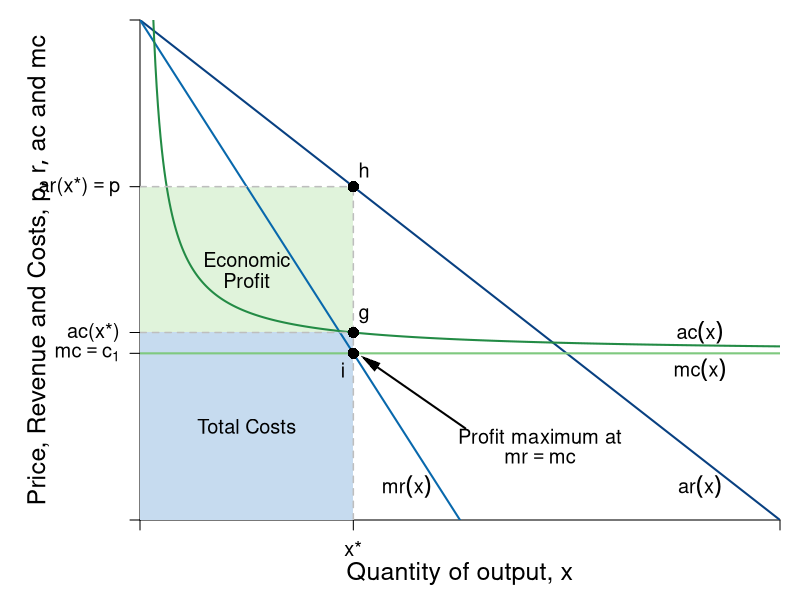

R code for this plot:
#Graph Designer: Simon Halliday
#Authors: Bowles, Foley and Halliday
#Title: Coordination, Conflict and Competition: A Text in Microeconomics

require(shape)
pdf(file = "firmmarketsupply/profit_costs.pdf", width = 9, height = 7)

#Set parameters for graphics
axislabelsize <- 1.5
labelsize <- 1.2
graphlinewidth <- 2
segmentlinewidth <- 1.5

COL <- c("#7fc97f", "#beaed4", "#fdc086", "#ffff99", "#386cb0", "#f0027f", "#bf5b17", "#666666")
COLA <- c("#e0f3db", "#99d8c9","#66c2a4","#41ae76", "#238b45", "#005824")
COLB <- c("#c6dbef", "#4eb3d3", "#2b8cbe", "#0868ac","#084081")

#Edited the margins to cater for the larger LHS labels
par(mar =  c(4, 7, 1, 1))

AvgRevenue <- function(x, rmax = 12, xmax = 12){
  rmax - (rmax/xmax)*x
}
  
MRevenue <- function(x, rmax = 12, xmax = 12){
  rmax - 2*(rmax/xmax)*x
}

AvgCost <- function(x, c0 = 2, c1 = 4){
  c0/x + c1
}

xlims <- c(0, 12)
ylims <- c(0, 12)

npts <- 501 
x <- seq(xlims[1], xlims[2], length.out = npts)
y <- seq(ylims[1], ylims[2], length.out = npts) 
a <- c(13, 16.75, 19.25)

plot(0, 0, xlim = xlims, ylim = ylims, type = "n",
     xlab = expression(paste("")),
     ylab = expression(paste("")), 
     xaxt = "n", 
     yaxt = "n", 
     cex.lab = axislabelsize, 
     bty = "n",
     xaxs="i", 
     yaxs="i")

# ticksy <- seq(from = ylims[1], to = ylims[2], by = 1)
# ylabels <- seq(from = ylims[1], to = ylims[2], by = 1)
# ticksx <- seq(from = xlims[1], to = xlims[2], by = 1)
# xlabels <- seq(from = xlims[1], to = xlims[2], by = 1)
ticksy <- c(0, 4, AvgCost(x = 4), AvgRevenue(x = 4), ylims[2])
ylabels <- c(NA, expression(paste(mc == c[1])), expression(paste(ac, "(", x,"*)")), expression(paste(ar, "(", x,"*)", phantom()== p)), NA)
ticksx <- c(0, 4, xlims[2])
xlabels <- c(NA, expression(paste(x,"*")), NA)

axis(1, at = ticksx, pos = 0, labels = xlabels, cex.axis = labelsize)
axis(2, at = ticksy, pos = 0, labels = ylabels, las = 1, cex.axis = labelsize)

npts <- 500 
xx1 <- seq(xlims[1], xlims[2], length.out = npts)
xx3 <- seq(2, 6, length.out = npts)

#Draw the polygon for profit
xpoly1 <- c(0, 4, 4, 0, 0)
ypoly1 <- c(AvgCost(x = 4), AvgCost(x = 4), AvgRevenue(x = 4), AvgRevenue(x = 4), AvgCost(x = 4))
polygon(x = xpoly1, y = ypoly1, col=COLA[1], density=NULL, border = NA)

#Draw the polygon for costs
xpoly2 <- c(0, 4, 4, 0, 0)
ypoly2 <- c(0, 0, AvgCost(x = 4), AvgCost(x = 4), AvgCost(x = 4))
polygon(x = xpoly2, y = ypoly2, col=COLB[1], density=NULL, border = NA)

#lines(xx1, bcA(xx1, w = 10, p = 1.5), col = COLB[3], lwd = graphlinewidth)
lines(xx1, AvgRevenue(xx1, rmax = 12, xmax = 12), col = COLB[5], lwd = graphlinewidth)
lines(xx1, MRevenue(xx1, rmax = 12, xmax = 12), col = COLB[4], lwd = graphlinewidth)
lines(xx1, AvgCost(xx1, c0 = 2, c1 = 4), col = COLA[5], lwd = graphlinewidth)

#Label the axes
mtext(expression(paste("Quantity of output, ", x)), side=1, line = 2.5, cex = axislabelsize)
text(-1.9, 0.5*ylims[2], expression(paste("Price, Revenue and Costs, ", list(p, r, ac), " and ", mc)), xpd = TRUE, cex = axislabelsize, srt = 90) 

#Label curves
text(10.5, 4.5, expression(paste(ac(x))), cex = labelsize)
text(10.5, 3.6, expression(paste(mc(x))), cex = labelsize)
text(10.5, 0.8, expression(paste(ar(x))), cex = labelsize)
text(5, 0.8, expression(paste(mr(x))), cex = labelsize)

#Labels cost and profit areas
text(2, 0.5*AvgCost(x = 4), expression("Total Costs"), cex = labelsize)
text(2, 6.25, expression("Economic"), cex = labelsize)
text(2, 5.75, expression("Profit"), cex = labelsize)

#Draw segments for total costs
segments(0, AvgRevenue(x = 4), 4, AvgRevenue(x = 4), lty = 2, col = "gray" , lwd = segmentlinewidth)
segments(4, 0, 4, AvgRevenue(x = 4), lty = 2, col = "gray" , lwd = segmentlinewidth)

segments(0, AvgCost(x = 4), 4, AvgCost(x = 4), lty = 2, col = "gray" , lwd = segmentlinewidth)
segments(0, 4, xlims[2], 4, lty = 1, col = COL[1] , lwd = graphlinewidth)

#Label Points for comparison
points(4, MRevenue(x = 4), pch = 16, col = "black", cex = 1.5)
text(3.8, MRevenue(x = 4) - 0.4, expression(i), cex = labelsize)

points(4, AvgCost(x = 4), pch = 16, col = "black", cex = 1.5)
text(4.2, AvgCost(x = 4) + 0.4, expression(g), cex = labelsize)

points(4, AvgRevenue(x = 4), pch = 16, col = "black", cex = 1.5)
text(4.2, AvgRevenue(x = 4) + 0.4, expression(h), cex = labelsize)


#Arrow to mr = mc
text(7.5, 2, expression(paste("Profit maximum at")), cex = labelsize)
text(7.5, 1.5, expression(paste(mr == mc)), cex = labelsize)
Arrows(6.1, 2.2, 4.3, 3.8, col = "black", lty = 1, lwd = 2, arr.type = "triangle", arr.lwd = 0.5)



dev.off()
